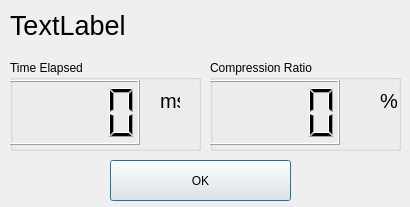
<?xml version="1.0" encoding="UTF-8"?>
<ui version="4.0">
 <class>Success</class>
 <widget class="QDialog" name="Success">
  <property name="geometry">
   <rect>
    <x>0</x>
    <y>0</y>
    <width>410</width>
    <height>207</height>
   </rect>
  </property>
  <property name="windowTitle">
   <string>Processing...</string>
  </property>
  <widget class="QLabel" name="labelSuccess">
   <property name="geometry">
    <rect>
     <x>10</x>
     <y>-10</y>
     <width>391</width>
     <height>71</height>
    </rect>
   </property>
   <property name="font">
    <font>
     <pointsize>20</pointsize>
    </font>
   </property>
   <property name="text">
    <string>TextLabel</string>
   </property>
  </widget>
  <widget class="QGroupBox" name="groupBox">
   <property name="geometry">
    <rect>
     <x>10</x>
     <y>60</y>
     <width>191</width>
     <height>91</height>
    </rect>
   </property>
   <property name="title">
    <string>Time Elapsed</string>
   </property>
   <widget class="QLCDNumber" name="lcd">
    <property name="geometry">
     <rect>
      <x>-20</x>
      <y>20</y>
      <width>150</width>
      <height>65</height>
     </rect>
    </property>
   </widget>
   <widget class="QLabel" name="label_2">
    <property name="geometry">
     <rect>
      <x>150</x>
      <y>10</y>
      <width>20</width>
      <height>61</height>
     </rect>
    </property>
    <property name="font">
     <font>
      <pointsize>15</pointsize>
     </font>
    </property>
    <property name="text">
     <string>ms</string>
    </property>
   </widget>
  </widget>
  <widget class="QGroupBox" name="groupBox_2">
   <property name="geometry">
    <rect>
     <x>210</x>
     <y>60</y>
     <width>191</width>
     <height>91</height>
    </rect>
   </property>
   <property name="title">
    <string>Compression Ratio</string>
   </property>
   <widget class="QLCDNumber" name="lcd_2">
    <property name="geometry">
     <rect>
      <x>-20</x>
      <y>20</y>
      <width>150</width>
      <height>65</height>
     </rect>
    </property>
   </widget>
   <widget class="QLabel" name="label">
    <property name="geometry">
     <rect>
      <x>170</x>
      <y>10</y>
      <width>20</width>
      <height>61</height>
     </rect>
    </property>
    <property name="font">
     <font>
      <pointsize>15</pointsize>
     </font>
    </property>
    <property name="text">
     <string>%</string>
    </property>
   </widget>
  </widget>
  <widget class="QPushButton" name="pushButton">
   <property name="geometry">
    <rect>
     <x>110</x>
     <y>160</y>
     <width>181</width>
     <height>41</height>
    </rect>
   </property>
   <property name="text">
    <string>OK</string>
   </property>
  </widget>
 </widget>
 <resources/>
 <connections/>
</ui>
